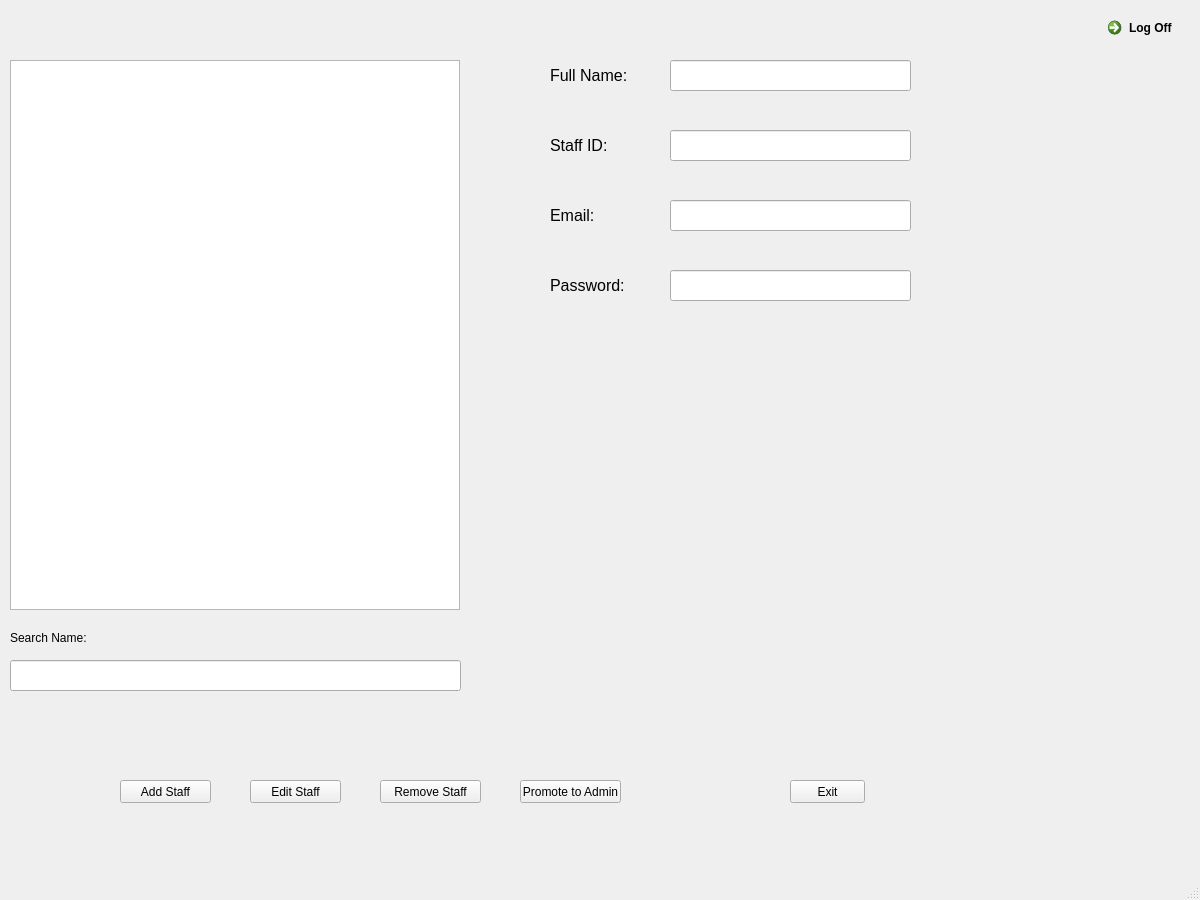
<?xml version="1.0" encoding="UTF-8"?>
<ui version="4.0">
 <class>StudentEdit</class>
 <widget class="QMainWindow" name="StudentEdit">
  <property name="geometry">
   <rect>
    <x>0</x>
    <y>0</y>
    <width>1200</width>
    <height>900</height>
   </rect>
  </property>
  <property name="maximumSize">
   <size>
    <width>1200</width>
    <height>900</height>
   </size>
  </property>
  <property name="windowTitle">
   <string>MainWindow</string>
  </property>
  <widget class="QWidget" name="StaffWindowWidget">
   <widget class="QCommandLinkButton" name="LogOffAdmin_Staff">
    <property name="geometry">
     <rect>
      <x>1100</x>
      <y>10</y>
      <width>187</width>
      <height>41</height>
     </rect>
    </property>
    <property name="text">
     <string>Log Off</string>
    </property>
   </widget>
   <widget class="QListView" name="StaffView">
    <property name="geometry">
     <rect>
      <x>10</x>
      <y>60</y>
      <width>450</width>
      <height>550</height>
     </rect>
    </property>
   </widget>
   <widget class="QPushButton" name="StaffButton_Add">
    <property name="geometry">
     <rect>
      <x>120</x>
      <y>780</y>
      <width>91</width>
      <height>23</height>
     </rect>
    </property>
    <property name="text">
     <string>Add Staff</string>
    </property>
   </widget>
   <widget class="QPushButton" name="StaffButton_Edit">
    <property name="geometry">
     <rect>
      <x>250</x>
      <y>780</y>
      <width>91</width>
      <height>23</height>
     </rect>
    </property>
    <property name="text">
     <string>Edit Staff</string>
    </property>
   </widget>
   <widget class="QPushButton" name="StaffButton_Remove">
    <property name="geometry">
     <rect>
      <x>380</x>
      <y>780</y>
      <width>101</width>
      <height>23</height>
     </rect>
    </property>
    <property name="text">
     <string>Remove Staff</string>
    </property>
   </widget>
   <widget class="QLineEdit" name="StaffSearch_Name">
    <property name="geometry">
     <rect>
      <x>10</x>
      <y>660</y>
      <width>451</width>
      <height>31</height>
     </rect>
    </property>
   </widget>
   <widget class="QPushButton" name="StaffButton_Exit">
    <property name="geometry">
     <rect>
      <x>790</x>
      <y>780</y>
      <width>75</width>
      <height>23</height>
     </rect>
    </property>
    <property name="text">
     <string>Exit</string>
    </property>
   </widget>
   <widget class="QLabel" name="StudentLabel_SearchName">
    <property name="geometry">
     <rect>
      <x>10</x>
      <y>630</y>
      <width>91</width>
      <height>16</height>
     </rect>
    </property>
    <property name="text">
     <string>Search Name:</string>
    </property>
   </widget>
   <widget class="QLineEdit" name="StaffText_ID">
    <property name="geometry">
     <rect>
      <x>670</x>
      <y>130</y>
      <width>241</width>
      <height>31</height>
     </rect>
    </property>
    <property name="font">
     <font>
      <pointsize>12</pointsize>
     </font>
    </property>
   </widget>
   <widget class="QLineEdit" name="StaffText_Name">
    <property name="geometry">
     <rect>
      <x>670</x>
      <y>60</y>
      <width>241</width>
      <height>31</height>
     </rect>
    </property>
    <property name="font">
     <font>
      <pointsize>12</pointsize>
     </font>
    </property>
   </widget>
   <widget class="QLabel" name="StaffLabel_ID">
    <property name="geometry">
     <rect>
      <x>550</x>
      <y>130</y>
      <width>81</width>
      <height>31</height>
     </rect>
    </property>
    <property name="font">
     <font>
      <pointsize>12</pointsize>
     </font>
    </property>
    <property name="text">
     <string>Staff ID:</string>
    </property>
   </widget>
   <widget class="QLabel" name="StaffLabel_Password">
    <property name="geometry">
     <rect>
      <x>550</x>
      <y>270</y>
      <width>81</width>
      <height>31</height>
     </rect>
    </property>
    <property name="font">
     <font>
      <pointsize>12</pointsize>
     </font>
    </property>
    <property name="text">
     <string>Password:</string>
    </property>
   </widget>
   <widget class="QLabel" name="StaffLabel_Email">
    <property name="geometry">
     <rect>
      <x>550</x>
      <y>200</y>
      <width>121</width>
      <height>31</height>
     </rect>
    </property>
    <property name="font">
     <font>
      <pointsize>12</pointsize>
     </font>
    </property>
    <property name="text">
     <string>Email:</string>
    </property>
   </widget>
   <widget class="QLineEdit" name="StaffText_GName">
    <property name="geometry">
     <rect>
      <x>670</x>
      <y>270</y>
      <width>241</width>
      <height>31</height>
     </rect>
    </property>
    <property name="font">
     <font>
      <pointsize>12</pointsize>
     </font>
    </property>
   </widget>
   <widget class="QLineEdit" name="StaffText_Grade">
    <property name="geometry">
     <rect>
      <x>670</x>
      <y>200</y>
      <width>241</width>
      <height>31</height>
     </rect>
    </property>
    <property name="font">
     <font>
      <pointsize>12</pointsize>
     </font>
    </property>
   </widget>
   <widget class="QLabel" name="StaffLabel_Name">
    <property name="geometry">
     <rect>
      <x>550</x>
      <y>60</y>
      <width>81</width>
      <height>31</height>
     </rect>
    </property>
    <property name="font">
     <font>
      <pointsize>12</pointsize>
     </font>
    </property>
    <property name="text">
     <string>Full Name:</string>
    </property>
   </widget>
   <widget class="QPushButton" name="StaffButton_Promote">
    <property name="geometry">
     <rect>
      <x>520</x>
      <y>780</y>
      <width>101</width>
      <height>23</height>
     </rect>
    </property>
    <property name="text">
     <string>Promote to Admin</string>
    </property>
   </widget>
  </widget>
  <widget class="QMenuBar" name="menubar">
   <property name="geometry">
    <rect>
     <x>0</x>
     <y>0</y>
     <width>1200</width>
     <height>21</height>
    </rect>
   </property>
  </widget>
  <widget class="QStatusBar" name="statusbar"/>
 </widget>
 <resources/>
 <connections/>
</ui>
